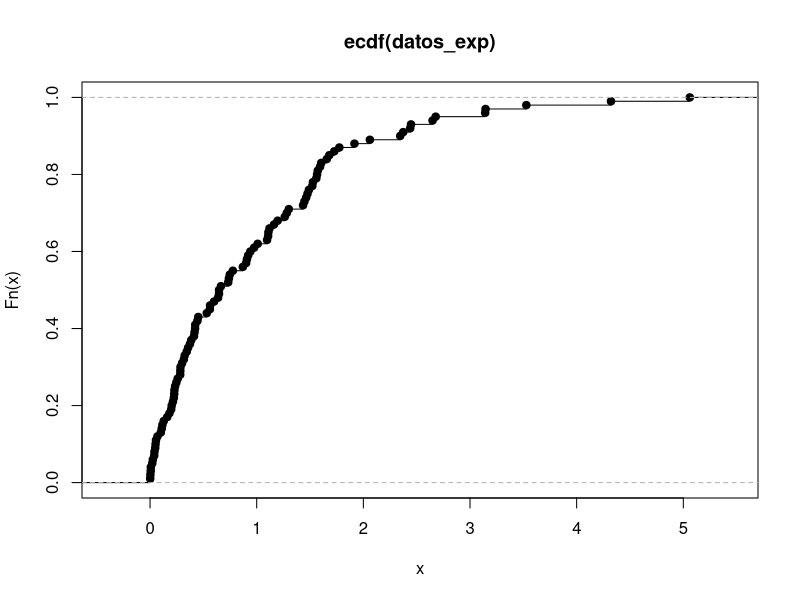

Write the R code that produced this figure. (Note: this script raises an error after producing the figure.)
# Ejercicio 14 
# sea x1..xn una muestra aleatoria con distribucion exponencial con lambda = 1. 
# graficar la  ECDF vs CDF Real
n = 100
datos_exp = rexp(n, rate = 1)

ecdf_datos_exp = ecdf(datos_exp)

plot(ecdf_datos_exp)

x <- seq(0, max(datos), length.out = 1000)
y_real_exp = 1 - exp(- x)

plot(ecdf_datos_exp, col = 'blue', xlab = 'Valores', ylab = 'Probabilidad acumulada', main = 'ECDF vs. CDF Real')
lines(x, y_real_exp, col = 'red')
legend("topright", legend = c("ECDF", "CDF Real"), col = c('blue', 'red'), lty = 1)

# estimar el λ de la exponencial por momentos y emv. 
 
λ_mom = 1 / mean(datos_exp) # λ_emv = 1 / mean(datos_exp) coinciden los estimadores 

y_est_exp = 1 - exp(- λ_mom * x)
plot(ecdf_datos_exp, col = 'blue', xlab = 'Valores', ylab = 'Probabilidad acumulada', main = 'ECDF vs. CDF Real')
lines(x, y_real_exp, col = 'red')
lines(x, y_est_exp, col = 'green')
legend("topright", legend = c("ECDF", "CDF Real","CDF est"), col = c('blue', 'red','green'), lty = 1)

#ejercicio 15 


θ_0 = 3


# creo la funcion para calcular los estimadores con distintos n. 
n_vec = c(6,10,20,40,80,200)
θ_mon_mat <- matrix(0, nrow = 6, ncol = 1000)
θ_emv_mat <- matrix(0, nrow = 6, ncol = 1000)
θ_emv_ins_mat <- matrix(0, nrow = 6, ncol = 1000)
for (j in 1:6) {
n = n_vec[j]
θ_mon_vec = c()
θ_emv_vec = c()
θ_emv_ins_vec = c()
for (i in 1:1000 ) { 
  datos_uni = runif(n,0,θ_0) 
  
  θ_mon = 2 * mean(datos_uni)
  θ_emv = max(datos_uni)
  θ_emv_ins = θ_emv * (n+1)/n
  
  θ_mon_vec = append(θ_mon_vec,θ_mon)
  θ_emv_vec = append(θ_emv_vec,θ_emv)
  θ_emv_ins_vec = append(θ_emv_ins_vec,θ_emv_ins)
} 
θ_mon_mat[j, ] <- θ_mon_vec
θ_emv_mat[j, ] <- θ_emv_vec
θ_emv_ins_mat[j, ] <- θ_emv_ins_vec

}
# cambio el formato para facilitar la graficacion 


θ_mon_mat_T = t(θ_mon_mat)
θ_emv_mat_T = t(θ_emv_mat)
θ_emv_ins_mat_T = t(θ_emv_ins_mat)

# grafico los boxplots de los estimadores
boxplot(θ_emv_mat_T, notch = FALSE, names = n_vec,
        xlab = "tamaño de la muestra", ylab = "Valores", main = "Boxplot del EMV")
abline(h=θ_0, col = 'red')


boxplot(θ_mon_mat_T, notch = FALSE, names = n_vec,
        xlab = "tamaño de la muestra", ylab = "Valores", main = "Boxplot del Enom")
abline(h=θ_0, col = 'red')


boxplot(θ_emv_ins_mat_T, notch = FALSE, names = n_vec,
        xlab = "tamaño de la muestra", ylab = "Valores", main = "Boxplot del EMV sin sesgo")
abline(h=θ_0, col = 'red')


# grafico los ecm estimados vs las n. 

est_mom_ecm_mom <- numeric(6)
est_mom_ecm_emv <- numeric(6)
est_mom_ecm_emv_ins <- numeric(6)

for (i in 1:6) {
  est_mom_ecm_mom[i] = mean((θ_mon_mat[i,] - θ_0)^2)
  est_mom_ecm_emv[i] = mean((θ_emv_mat[i,]- θ_0)^2)
  est_mom_ecm_emv_ins[i] = mean((θ_emv_ins_mat[i,]- θ_0)^2)
}


plot(n_vec, est_mom_ecm_mom, col = 'red', type = 'b', pch = 19,
     xlab = "Tamaño de la muestra", ylab = "Valor", main = "Comparación de Estimadores")

# Agregar líneas para otros estimadores
points(n_vec, est_mom_ecm_emv, col = 'darkgreen', type = 'b', pch = 19)
points(n_vec, est_mom_ecm_emv_ins, col = 'blue', type = 'b', pch = 19)

# Agregar leyenda
legend("topright", legend = c("Estimador MOM", "Estimador EMV", "Estimador EMV_INS"),
       col = c("red", "darkgreen", "blue"), lty = 1, pch = c(19, 19, 19, 16))


